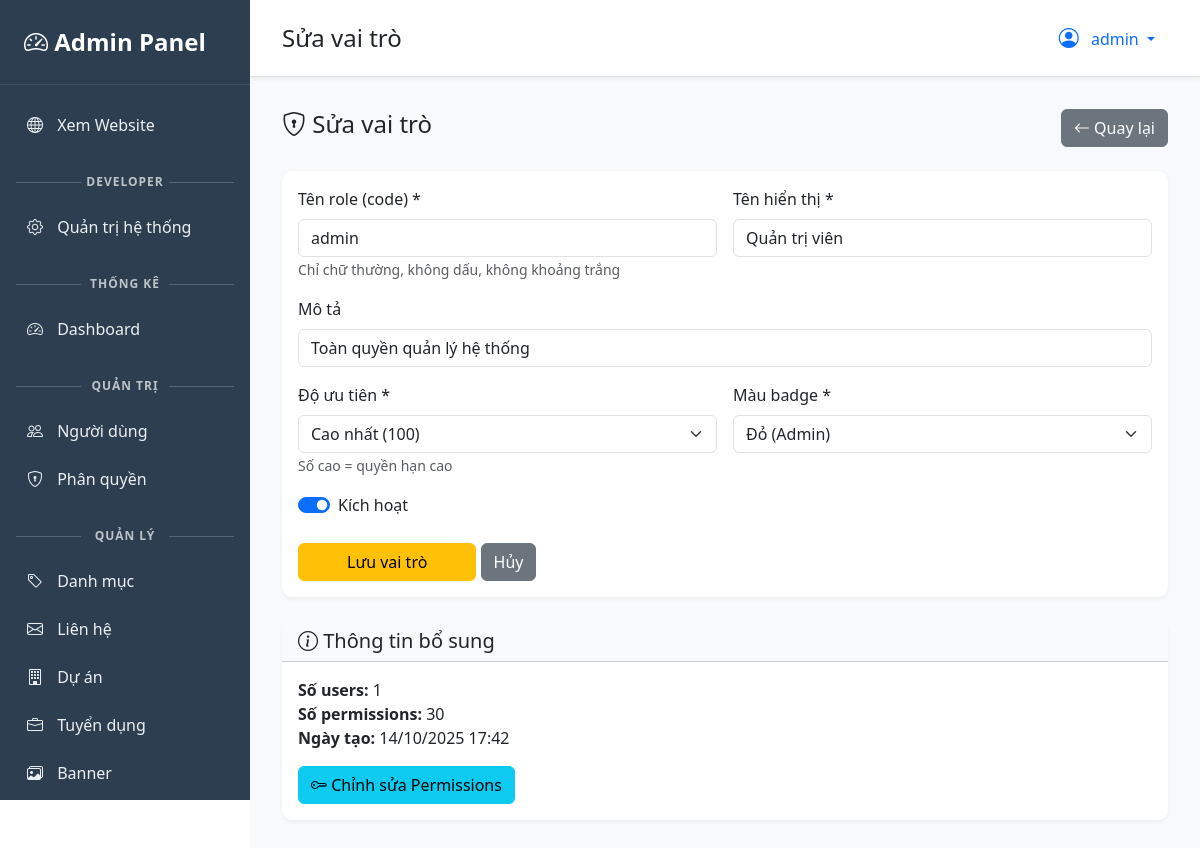
The page /admin/roles/edit/1 (signed in) on the database its author committed.
### app/models.py (models this page shows, shortened)
class User(db.Model, UserMixin):
    __tablename__ = 'users'
    id = db.Column(db.Integer, primary_key=True)
    username = db.Column(db.String(80), unique=True, nullable=False, index=True)
    email = db.Column(db.String(120), unique=True, nullable=False, index=True)
    password_hash = db.Column(db.String(255))
    role_id = db.Column(db.Integer, db.ForeignKey('roles.id'), default=None)
    is_active = db.Column(db.Boolean, default=True)
    created_at = db.Column(db.DateTime, default=datetime.utcnow)
    updated_at = db.Column(db.DateTime, default=datetime.utcnow, onupdate=datetime.utcnow)
    blogs = db.relationship('Blog', backref='author_obj', lazy='dynamic')
    def has_permission(self, permission_name):
        if not self.role_obj or not self.is_active:
            return False
        return self.role_obj.has_permission(permission_name)
    def has_any_permission(self, *permission_names):
        return any(self.has_permission(perm) for perm in permission_names)

### app/models_rbac.py (models this page shows, shortened)
class Role(db.Model):
    __tablename__ = 'roles'
    id = db.Column(db.Integer, primary_key=True)
    name = db.Column(db.String(50), unique=True, nullable=False, index=True)
    display_name = db.Column(db.String(100), nullable=False)
    description = db.Column(db.Text)
    priority = db.Column(db.Integer, default=0)  # Cao = quyền lớn
    color = db.Column(db.String(20), default='secondary')  # Bootstrap colors
    is_active = db.Column(db.Boolean, default=True)
    created_at = db.Column(db.DateTime, default=datetime.utcnow)
    updated_at = db.Column(db.DateTime, default=datetime.utcnow, onupdate=datetime.utcnow)
    users = db.relationship('User', backref='role_obj', lazy='dynamic')
    permissions = db.relationship('Permission',
                                  secondary=role_permissions,
                                  backref=db.backref('roles', lazy='dynamic'),
                                  lazy='dynamic')
    def has_permission(self, permission_name):
        return self.permissions.filter_by(name=permission_name, is_active=True).first() is not None
    @property
    def user_count(self):
        return self.users.filter_by(is_active=True).count()

### app/admin/routes.py (the view, shortened to what this page needs)
@admin_bp.route('/roles/edit/<int:id>', methods=['GET', 'POST'])
@permission_required('manage_roles')  # ✅ Quản lý phân quyền
def edit_role(id):
    role = Role.query.get_or_404(id)
    form = RoleForm(obj=role)
    return render_template('admin/role_form.html', form=form, title='Sửa vai trò', role=role)

### app/forms.py
class RoleForm(FlaskForm):
    name = StringField('Tên role (code)', validators=[
        DataRequired(message='Vui lòng nhập tên role'),
        Length(min=3, max=50)
    ])
    display_name = StringField('Tên hiển thị', validators=[
        DataRequired(message='Vui lòng nhập tên hiển thị'),
        Length(min=3, max=100)
    ])
    description = StringField('Mô tả', validators=[Optional()])
    priority = SelectField('Độ ưu tiên', coerce=int, choices=[
        (100, 'Cao nhất (100)'),
        (70, 'Cao (70)'),
        (50, 'Trung bình (50)'),
        (30, 'Thấp (30)'),
        (10, 'Thấp nhất (10)')
    ])
    color = SelectField('Màu badge', choices=[
        ('danger', 'Đỏ (Admin)'),
        ('primary', 'Xanh dương (Editor)'),
        ('info', 'Xanh nhạt (Moderator)'),
        ('success', 'Xanh lá'),
        ('warning', 'Vàng'),
        ('secondary', 'Xám (User)')
    ])
    is_active = BooleanField('Kích hoạt', default=True)
    submit = SubmitField('Lưu vai trò')

### app/models.py (called while the page is built)
@login_manager.user_loader
def load_user(user_id):
    return User.query.get(int(user_id))

def get_setting(key, default=None):
    setting = Settings.query.filter_by(key=key).first()
    return setting.value if setting else default

### app/templates/admin/role_form.html (shortened to what this page needs)
{% extends "admin/admin_base.html" %}
{% block page_title %}{{ title }}{% endblock %}
{% block content %}
<div class="d-flex justify-content-between align-items-center mb-4">
    <h4><i class="bi bi-shield-lock"></i> {{ title }}</h4>
    <a href="{{ url_for('admin.roles') }}" class="btn btn-secondary">
        <i class="bi bi-arrow-left"></i> Quay lại
    </a>
</div>
<div class="card">
    <div class="card-body">
        <form method="POST">
            <div class="row g-3">
                <div class="col-md-6">
                    <label class="form-label">Tên role (code) *</label>
                    {{ form.name(class="form-control", placeholder="editor") }}
                    <small class="text-muted">Chỉ chữ thường, không dấu, không khoảng trắng</small>
                </div>
                <div class="col-md-6">
                    <label class="form-label">Tên hiển thị *</label>
                    {{ form.display_name(class="form-control", placeholder="Biên tập viên") }}
                </div>
                <div class="col-12">
                    <label class="form-label">Mô tả</label>
                    {{ form.description(class="form-control", rows="2", placeholder="Quản lý nội dung blog, sản phẩm...") }}
                </div>
                <div class="col-md-6">
                    <label class="form-label">Độ ưu tiên *</label>
                    {{ form.priority(class="form-select") }}
                    <small class="text-muted">Số cao = quyền hạn cao</small>
                </div>
                <div class="col-md-6">
                    <label class="form-label">Màu badge *</label>
                    {{ form.color(class="form-select") }}
                </div>
                <div class="col-12">
                    <div class="form-check form-switch">
                        {{ form.is_active(class="form-check-input") }}
                        <label class="form-check-label" for="{{ form.is_active.id }}">
                            Kích hoạt
                        </label>
                    </div>
                </div>
                <div class="col-12 mt-4">
                    {{ form.submit(class="btn btn-warning px-5") }}
                    <a href="{{ url_for('admin.roles') }}" class="btn btn-secondary">Hủy</a>
                </div>
            </div>
        </form>
    </div>
</div>
{% if role %}
<div class="card mt-4">
    <div class="card-header bg-light">
        <h5 class="mb-0">
            <i class="bi bi-info-circle"></i> Thông tin bổ sung
        </h5>
    </div>
    <div class="card-body">
        <ul class="list-unstyled">
            <li><strong>Số users:</strong> {{ role.user_count }}</li>
            <li><strong>Số permissions:</strong> {{ role.permissions.count() }}</li>
            <li><strong>Ngày tạo:</strong> {{ role.created_at.strftime('%d/%m/%Y %H:%M') }}</li>
        </ul>
        <a href="{{ url_for('admin.edit_role_permissions', id=role.id) }}" class="btn btn-info">
            <i class="bi bi-key"></i> Chỉnh sửa Permissions
        </a>
    </div>
</div>
{% endif %}
{% endblock %}

### app/templates/admin/admin_base.html (shortened to what this page needs)
<!DOCTYPE html>
<html lang="vi">
<head>
    <link href="https://cdn.jsdelivr.net/npm/bootstrap@5.3.0/dist/css/bootstrap.min.css" rel="stylesheet">
    <link rel="stylesheet" href="https://cdn.jsdelivr.net/npm/bootstrap-icons@1.11.1/font/bootstrap-icons.css">
</head>
<body>
    <div class="sidebar">
        <div class="sidebar-brand " style="color: #fff;">
            <i class="bi bi-speedometer2"></i> Admin Panel
        </div>
        <ul class="sidebar-nav nav flex-column">
            <li class="nav-item">
                <a class="nav-link" href="{{ url_for('main.index') }}" target="_blank">
                    <i class="bi bi-globe"></i> Xem Website
                </a>
            </li>
                {% if current_user.has_permission('manage_settings') %}
            <div class="sidebar-section-title"> Developer </div>
                    <li class="nav-item">
                        <a class="nav-link" href="{{ url_for('admin.settings') }}">
                            <i class="bi bi-gear"></i> Quản trị hệ thống
                        </a>
                    </li>
                {% endif %}
            <li class="nav-item">
                {% if current_user.has_any_permission('manage_users', 'manage_products', 'manage_categories') %}
                <div class="sidebar-section-title">Thống kê</div>
                <a class="nav-link {% if request.endpoint == 'admin.dashboard' %}active{% endif %}"
                   href="{{ url_for('admin.dashboard') }}">
                    <i class="bi bi-speedometer2"></i> Dashboard
                </a>
                {% else %}
                <a class="nav-link {% if request.endpoint == 'admin.welcome' %}active{% endif %}"
                   href="{{ url_for('admin.welcome') }}">
                    <i class="bi bi-house-heart"></i> Trang chủ
                </a>
                {% endif %}
            </li>
            {% if current_user.has_any_permission('manage_users', 'view_users', 'manage_roles') %}
            <div class="sidebar-section-title">Quản trị</div>
            {% if current_user.has_any_permission('manage_users', 'view_users') %}
            <li class="nav-item">
                <a class="nav-link {% if 'users' in request.endpoint %}active{% endif %}"
                   href="{{ url_for('admin.users') }}">
                    <i class="bi bi-people"></i> Người dùng
                </a>
            </li>
            {% endif %}
            {% if current_user.has_permission('manage_roles') %}
            <li class="nav-item">
                <a class="nav-link {% if 'roles' in request.endpoint or 'permissions' in request.endpoint %}active{% endif %}"
                   href="{{ url_for('admin.roles') }}">
                    <i class="bi bi-shield-lock"></i> Phân quyền
                </a>
            </li>
            {% endif %}
            {% endif %}
            {% if current_user.has_any_permission('manage_categories', 'manage_projects', 'manage_jobs', 'view_projects', 'view_jobs', 'view_contacts', 'manage_contacts', 'manage_banners', 'manage_faqs') %}
            <div class="sidebar-section-title">Quản lý</div>
            {% if current_user.has_permission('manage_categories') %}
            <li class="nav-item">
                <a class="nav-link {% if 'categories' in request.endpoint %}active{% endif %}"
                   href="{{ url_for('admin.categories') }}">
                    <i class="bi bi-tag"></i> Danh mục
                </a>
            </li>
            {% endif %}
            {% if current_user.has_any_permission('view_contacts', 'manage_contacts') %}
            <li class="nav-item">
                <a class="nav-link {% if 'contacts' in request.endpoint %}active{% endif %}"
                   href="{{ url_for('admin.contacts') }}">
                    <i class="bi bi-envelope"></i> Liên hệ
                </a>
            </li>
            {% endif %}
            {% if current_user.has_any_permission('manage_projects', 'view_projects') %}
            <li class="nav-item">
                <a class="nav-link {% if 'projects' in request.endpoint %}active{% endif %}"
                   href="{{ url_for('admin.projects') }}">
                    <i class="bi bi-building"></i> Dự án
                </a>
            </li>
            {% endif %}
            {% if current_user.has_any_permission('manage_jobs', 'view_jobs') %}
            <li class="nav-item">
                <a class="nav-link {% if 'jobs' in request.endpoint %}active{% endif %}"
                   href="{{ url_for('admin.jobs') }}">
                    <i class="bi bi-briefcase"></i> Tuyển dụng
                </a>
            </li>
            {% endif %}
            {% if current_user.has_permission('manage_banners') %}
            <li class="nav-item">
                <a class="nav-link {% if 'banners' in request.endpoint %}active{% endif %}"
                   href="{{ url_for('admin.banners') }}">
                    <i class="bi bi-images"></i> Banner
                </a>
            </li>
            {% endif %}
            {% if current_user.has_permission('manage_faqs') %}
            <li class="nav-item">
                <a class="nav-link {% if 'faqs' in request.endpoint %}active{% endif %}"
                   href="{{ url_for('admin.faqs') }}">
                </a>
            </li>
            {% endif %}
            {% endif %}
        </ul>
    </div>
    <div class="main-content">
        <div class="top-bar d-flex justify-content-between align-items-center">
            <div>
                <h4 class="mb-0 d-inline">{% block page_title %}Dashboard{% endblock %}</h4>
            </div>
            <div class="dropdown">
                <button class="btn btn-link dropdown-toggle text-decoration-none"
                        type="button" data-bs-toggle="dropdown">
                    <i class="bi bi-person-circle fs-5"></i>
                    <span class="ms-2">{{ current_user.username }}</span>
                </button>
            </div>
        </div>
        <div class="content-wrapper">
            {% block content %}{% endblock %}
        </div>
    </div>
</body>
</html>

### app/templates/admin/admin_base.html (style rules this page uses)
:root { --sidebar-width: 250px; --primary-color: #FFC107; }
body { font-family: 'Segoe UI', Tahoma, Geneva, Verdana, sans-serif; }
.sidebar { position: fixed; top: 0; left: 0; height: 100vh; width: var(--sidebar-width); background: #2c3e50; color: #ecf0f1; overflow-y: auto; transition: all 0.3s; z-index: 1000; }
.sidebar-brand { padding: 1.5rem; font-size: 1.5rem; font-weight: bold; color: var(--primary-color); border-bottom: 1px solid rgba(255,255,255,0.1); }
.sidebar-nav { padding: 1rem 0; }
.sidebar-nav .nav-link { color: #ecf0f1; padding: 0.75rem 1.5rem; transition: all 0.3s; border-left: 3px solid transparent; }
.sidebar-nav .nav-link i { width: 20px; margin-right: 10px; }
.sidebar-section-title { position: relative; text-align: center; margin: 1.5rem 1rem 0.75rem; font-size: 0.75rem; font-weight: 700; color: #bdc3c7; text-transform: uppercase; letter-spacing: 1px; }
.sidebar-section-title::before, .sidebar-section-title::after { content: ""; position: absolute; top: 50%; width: 30%; height: 1px; background: rgba(255, 255, 255, 0.2); }
.sidebar-section-title::before { left: 0; }
.sidebar-section-title::after { right: 0; }
.main-content { margin-left: var(--sidebar-width); min-height: 100vh; background: #f8f9fa; }
.top-bar { background: #fff; padding: 1rem 2rem; border-bottom: 1px solid #dee2e6; box-shadow: 0 2px 4px rgba(0,0,0,0.05); }
.content-wrapper { padding: 2rem; }
.card { border: none; box-shadow: 0 2px 4px rgba(0,0,0,0.05); border-radius: 10px; }

### rows shown on the page
User: username "admin"
Role: name "admin", display_name "Quản trị viên", description "Toàn quyền quản lý hệ thống", priority "Cao nhất (100)", color "Đỏ (Admin)", is_active "☑", created_at "14/10/2025 17:42"

### other values the page prints
{{ title }} "Sửa vai trò"
{{ role.user_count }} "1"
{{ role.permissions.count() }} "30"
